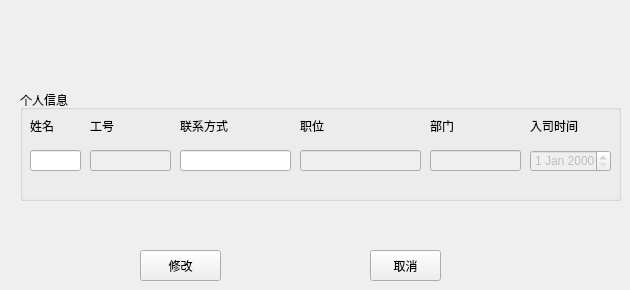
    <widget class="QWidget" name="page_26">
     <widget class="QGroupBox" name="dispalyGroupBox_14">
      <property name="geometry">
       <rect>
        <x>20</x>
        <y>90</y>
        <width>601</width>
        <height>111</height>
       </rect>
      </property>
      <property name="title">
       <string>个人信息</string>
      </property>
      <widget class="QLabel" name="nameLabel_19">
       <property name="geometry">
        <rect>
         <x>10</x>
         <y>30</y>
         <width>54</width>
         <height>12</height>
        </rect>
       </property>
       <property name="text">
        <string>姓名</string>
       </property>
      </widget>
      <widget class="QLabel" name="jobNumLabel_19">
       <property name="geometry">
        <rect>
         <x>70</x>
         <y>30</y>
         <width>54</width>
         <height>12</height>
        </rect>
       </property>
       <property name="text">
        <string>工号</string>
       </property>
      </widget>
      <widget class="QLabel" name="connLabel_19">
       <property name="geometry">
        <rect>
         <x>160</x>
         <y>30</y>
         <width>54</width>
         <height>12</height>
        </rect>
       </property>
       <property name="text">
        <string>联系方式</string>
       </property>
      </widget>
      <widget class="QLabel" name="posiLabel_19">
       <property name="geometry">
        <rect>
         <x>280</x>
         <y>30</y>
         <width>54</width>
         <height>12</height>
        </rect>
       </property>
       <property name="text">
        <string>职位</string>
       </property>
      </widget>
      <widget class="QLabel" name="departLabel_19">
       <property name="geometry">
        <rect>
         <x>410</x>
         <y>30</y>
         <width>54</width>
         <height>12</height>
        </rect>
       </property>
       <property name="text">
        <string>部门</string>
       </property>
      </widget>
      <widget class="QLineEdit" name="nameLineEdit_19">
       <property name="enabled">
        <bool>true</bool>
       </property>
       <property name="geometry">
        <rect>
         <x>10</x>
         <y>60</y>
         <width>51</width>
         <height>21</height>
        </rect>
       </property>
      </widget>
      <widget class="QLineEdit" name="jobNumLineEdit_19">
       <property name="enabled">
        <bool>false</bool>
       </property>
       <property name="geometry">
        <rect>
         <x>70</x>
         <y>60</y>
         <width>81</width>
         <height>21</height>
        </rect>
       </property>
      </widget>
      <widget class="QLineEdit" name="connLineEdit_19">
       <property name="enabled">
        <bool>true</bool>
       </property>
       <property name="geometry">
        <rect>
         <x>160</x>
         <y>60</y>
         <width>111</width>
         <height>21</height>
        </rect>
       </property>
      </widget>
      <widget class="QLineEdit" name="posiLineEdit_14">
       <property name="enabled">
        <bool>false</bool>
       </property>
       <property name="geometry">
        <rect>
         <x>280</x>
         <y>60</y>
         <width>121</width>
         <height>21</height>
        </rect>
       </property>
      </widget>
      <widget class="QLineEdit" name="departLineEdit_14">
       <property name="enabled">
        <bool>false</bool>
       </property>
       <property name="geometry">
        <rect>
         <x>410</x>
         <y>60</y>
         <width>91</width>
         <height>21</height>
        </rect>
       </property>
      </widget>
      <widget class="QLabel" name="label_56">
       <property name="geometry">
        <rect>
         <x>510</x>
         <y>30</y>
         <width>54</width>
         <height>12</height>
        </rect>
       </property>
       <property name="text">
        <string>入司时间</string>
       </property>
      </widget>
      <widget class="QDateEdit" name="dateEdit_26">
       <property name="enabled">
        <bool>false</bool>
       </property>
       <property name="geometry">
        <rect>
         <x>510</x>
         <y>60</y>
         <width>81</width>
         <height>22</height>
        </rect>
       </property>
      </widget>
     </widget>
     <widget class="QPushButton" name="pushButton_28">
      <property name="geometry">
       <rect>
        <x>140</x>
        <y>250</y>
        <width>81</width>
        <height>31</height>
       </rect>
      </property>
      <property name="text">
       <string>修改</string>
      </property>
     </widget>
     <widget class="QPushButton" name="pushButton_29">
      <property name="geometry">
       <rect>
        <x>370</x>
        <y>250</y>
        <width>71</width>
        <height>31</height>
       </rect>
      </property>
      <property name="text">
       <string>取消</string>
      </property>
     </widget>
    </widget>
